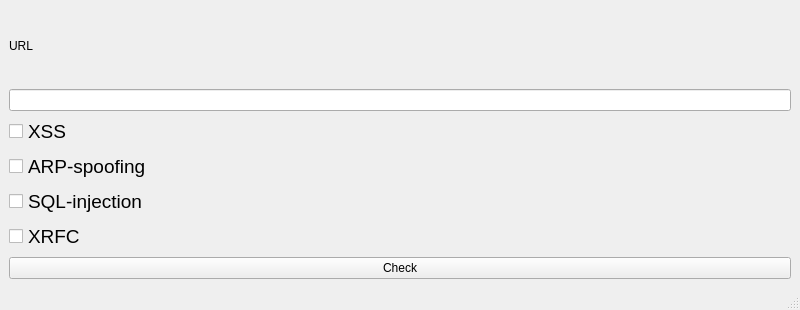
<?xml version="1.0" encoding="UTF-8"?>
<ui version="4.0">
 <class>MainWindow</class>
 <widget class="QMainWindow" name="MainWindow">
  <property name="geometry">
   <rect>
    <x>0</x>
    <y>0</y>
    <width>800</width>
    <height>310</height>
   </rect>
  </property>
  <property name="minimumSize">
   <size>
    <width>800</width>
    <height>310</height>
   </size>
  </property>
  <property name="maximumSize">
   <size>
    <width>800</width>
    <height>310</height>
   </size>
  </property>
  <property name="mouseTracking">
   <bool>false</bool>
  </property>
  <property name="windowTitle">
   <string notr="true">Scanner</string>
  </property>
  <widget class="QWidget" name="centralwidget">
   <layout class="QVBoxLayout" name="verticalLayout">
    <item>
     <widget class="QLabel" name="Urllabel">
      <property name="text">
       <string>URL</string>
      </property>
     </widget>
    </item>
    <item>
     <widget class="QLineEdit" name="lineEdit"/>
    </item>
    <item>
     <widget class="QCheckBox" name="XSS_checkBox">
      <property name="font">
       <font>
        <pointsize>14</pointsize>
        <weight>50</weight>
        <italic>false</italic>
        <bold>false</bold>
       </font>
      </property>
      <property name="text">
       <string>XSS</string>
      </property>
     </widget>
    </item>
    <item>
     <widget class="QCheckBox" name="ARP_checkBox">
      <property name="font">
       <font>
        <pointsize>14</pointsize>
       </font>
      </property>
      <property name="text">
       <string>ARP-spoofing</string>
      </property>
     </widget>
    </item>
    <item>
     <widget class="QCheckBox" name="SQL_checkBox">
      <property name="font">
       <font>
        <pointsize>14</pointsize>
       </font>
      </property>
      <property name="text">
       <string>SQL-injection</string>
      </property>
     </widget>
    </item>
    <item>
     <widget class="QCheckBox" name="XRF_checkBox">
      <property name="font">
       <font>
        <pointsize>14</pointsize>
       </font>
      </property>
      <property name="text">
       <string>XRFC</string>
      </property>
     </widget>
    </item>
    <item>
     <widget class="QPushButton" name="Check_web_pushButton">
      <property name="text">
       <string>Check</string>
      </property>
     </widget>
    </item>
   </layout>
  </widget>
  <widget class="QMenuBar" name="menubar">
   <property name="geometry">
    <rect>
     <x>0</x>
     <y>0</y>
     <width>800</width>
     <height>26</height>
    </rect>
   </property>
  </widget>
  <widget class="QStatusBar" name="statusbar"/>
 </widget>
 <resources/>
 <connections/>
</ui>
